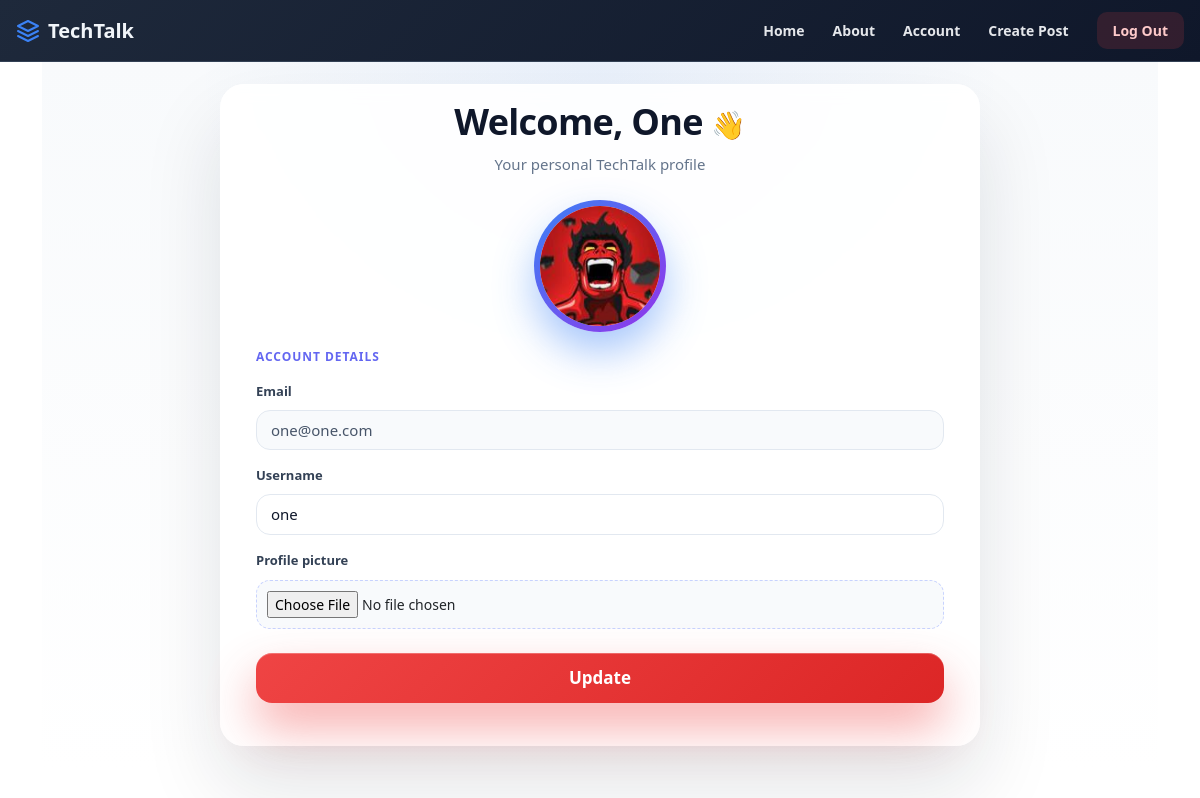
/account (signed in), run on the app's committed database.
### Thetechblog/model.py (models this page shows, shortened)
class User(db.Model, UserMixin):
    __tablename__='users'
    id=db.Column(db.Integer,primary_key=True)
    profile_image=db.Column(db.String(20),nullable=False,default='default_profile.jpg')
    email=db.Column(db.String(64),unique=True,index=True)
    username=db.Column(db.String(64),unique=True,index=True)
    password_hash=db.Column(db.String(128))
    posts=db.relationship('Blogpost',backref='author',lazy=True)
    @property
    def is_active(self):
        return True

### Thetechblog/users/views.py (the view)
@users.route('/account',methods=['GET','POST'])
@login_required
def account():
    form=UpdateUserForm()
    if form.validate_on_submit():
        if form.picture.data:
            username=current_user.username
            pic=add_profile_pic(form.picture.data,username)
            current_user.profile_image=pic
        current_user.username=form.username.data
        current_user.email=form.email.data
        db.session.commit()
        flash('User Account Updated!')
        return redirect(url_for('users.account'))
    elif request.method=="GET":
        form.username.data=current_user.username
        form.email.data=current_user.email
    profile_image=url_for('static',filename='profile_pics/'+current_user.profile_image)
    return render_template('account.html',profile_image=profile_image,form=form)

### Thetechblog/users/forms.py (shortened to what this page needs)
class UpdateUserForm(FlaskForm):
    email=StringField('Email',validators=[DataRequired(),Email()])
    username=StringField('Username',validators=[DataRequired()])
    picture=FileField('Update Profile Picture',validators=[FileAllowed(['jpg','png'])])
    submit=SubmitField('Update')

### Thetechblog/model.py (called while the page is built)
@login_manager.user_loader
def load_user(user_id):
    return User.query.get(user_id)

### Thetechblog/templates/account.html (shortened to what this page needs)
{% extends 'base.html'%}
{%block content%}
<section
  style="
    min-height: calc(95vh - 50px);
    background:
      radial-gradient(900px circle at top, rgba(59,130,246,0.08), transparent 45%),
      linear-gradient(180deg, #f8fafc, #ffffff);
    padding: 24px 16px;
    display: flex;
    justify-content: center;
  "
>
  <div
    style="
      width: 100%;
      max-width: 760px;
      background: rgba(255,255,255,0.9);
      backdrop-filter: blur(8px);
      border-radius: 24px;
      padding: 16px 36px 28px;
      box-shadow:
        0 40px 80px rgba(15,23,42,0.12),
        inset 0 1px 0 rgba(255,255,255,0.6);
    "
  >
    <div style="text-align:center; margin-bottom: 24px;">
      <h1
        style="
          text-transform: capitalize;
          margin: 0;
          font-size: 36px;
          font-weight: 900;
          letter-spacing: -0.02em;
          color: #0f172a;
        "
      >
        Welcome, {{current_user.username}} <span style="font-size:28px;">👋</span>
      </h1>
      <p
        style="
          margin-top: 10px;
          font-size: 15px;
          color: #64748b;
        "
      >
        Your personal TechTalk profile
      </p>
    </div>
    <div style="display:flex; justify-content:center; margin-bottom: 16px;">
      <div
        style="
          padding: 6px;
          border-radius: 50%;
          background: linear-gradient(135deg, #3b82f6, #9333ea);
          box-shadow: 0 20px 40px rgba(59,130,246,0.45);
        "
      >
        <img
          src="{{ url_for('static', filename='profile_pics/' + current_user.profile_image) }}"
          alt="Profile"
          style="
            width: 120px;
            height: 120px;
            border-radius: 50%;
            object-fit: cover;
            background: #ffffff;
          "
        />
      </div>
    </div>
    <form method="POST" action="{{ url_for('users.account') }}" enctype="multipart/form-data">
      <div style="margin-bottom: 16px;">
        <div
          style="
            font-size: 12px;
            font-weight: 700;
            letter-spacing: 0.08em;
            text-transform: uppercase;
            color: #6366f1;
            margin-bottom: 12px;
          "
        >
          Account details
        </div>
        <div style="margin-bottom: 12px;">
          <label style="font-size: 13px; font-weight: 600; color:#334155;">
            Email
          </label>
          {{form.email(style="width: 100%; margin-top: 8px; padding: 8px 14px; border-radius: 14px; border: 1px solid #e2e8f0; background: #f8fafc; font-size: 15px; color: #475569;", readonly=True)}}
        </div>
        <div>
          <label style="font-size: 13px; font-weight: 600; color:#334155;">
            Username
          </label>
          {{form.username(style="width: 100%; margin-top: 8px; padding: 8px 14px; border-radius: 14px; border: 1px solid #e2e8f0; font-size: 15px; color: #0f172a;")}}
        </div>
      </div>
      <div style="margin-bottom: 24px;">
        <label
          style="
            display:block;
            font-size: 13px;
            font-weight: 600;
            color:#334155;
            margin-bottom: 10px;
          "
        >
          Profile picture
        </label>
        {{form.picture(style="width: 100%; padding: 10px; border-radius: 14px; border: 1px dashed #c7d2fe; background: #f8fafc; font-size: 14px;")}}
      </div>
      {{form.submit(style="width: 100%; padding: 12px; border-radius: 16px; border: none; background: linear-gradient(135deg, #ef4444, #dc2626); color: #ffffff; font-size: 17px; font-weight: 800; cursor: pointer; box-shadow: 0 24px 48px rgba(239,68,68,0.45), inset 0 1px 0 rgba(255,255,255,0.25);")}}
    </form>
  </div>
</section>
{% endblock%}

### data on the page
User: username "One", profile_image (picture), email "one@one.com", username "one"
